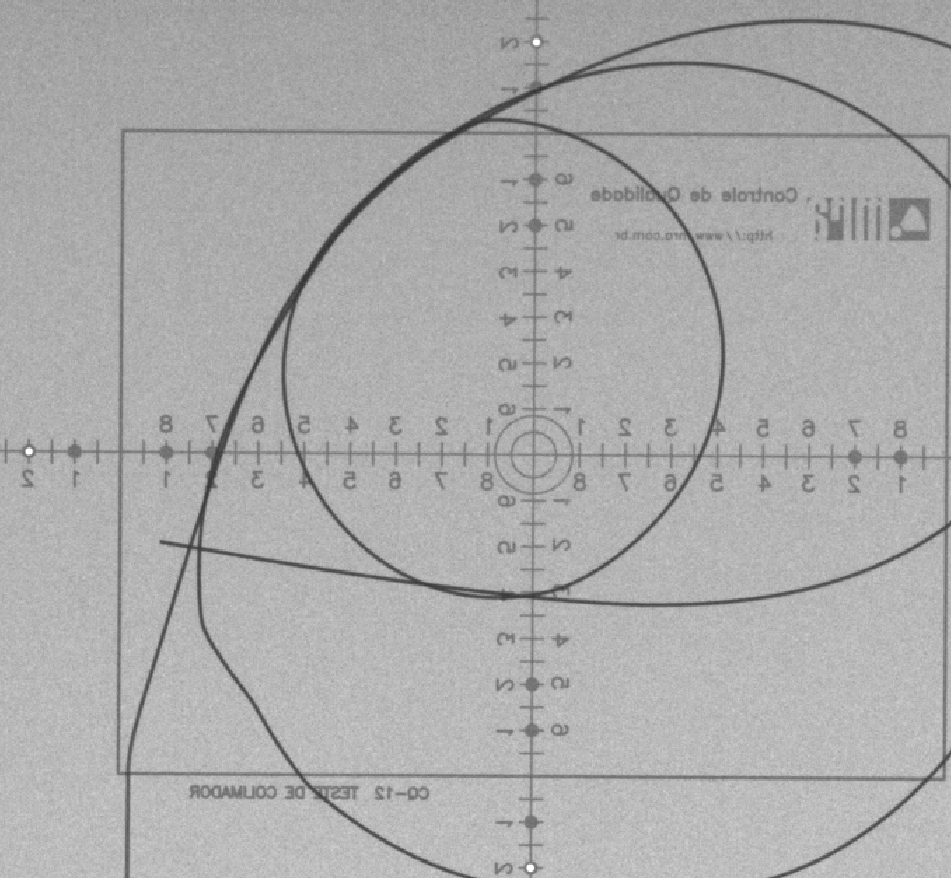
#> input picture ArtheryDetection/fios.PNG, 951 x 878 px, found by its file name
$ python test2.py
#> lines starting #> are read from the running program, lines starting #| are printed output that depends on the picture; after the words box and inside, x2 and y2 are one past the last pixel; in counts of white or black regions, pixels touching at a corner belong together
import cv2
import numpy as np

# Carregar a imagem
imagem = cv2.imread('fios.png')
#> imagem is the input picture: shape (878, 951, 3); min 49, max 255, mean 172.3

# Converter para escala de cinza
imagem_cinza = cv2.cvtColor(imagem, cv2.COLOR_BGR2GRAY)

# Aplicar um filtro para reduzir o ruído
imagem_suavizada = cv2.GaussianBlur(imagem_cinza, (5, 5), 0)

# Detectar bordas usando o algoritmo de Canny
bordas = cv2.Canny(imagem_suavizada, 50, 150)
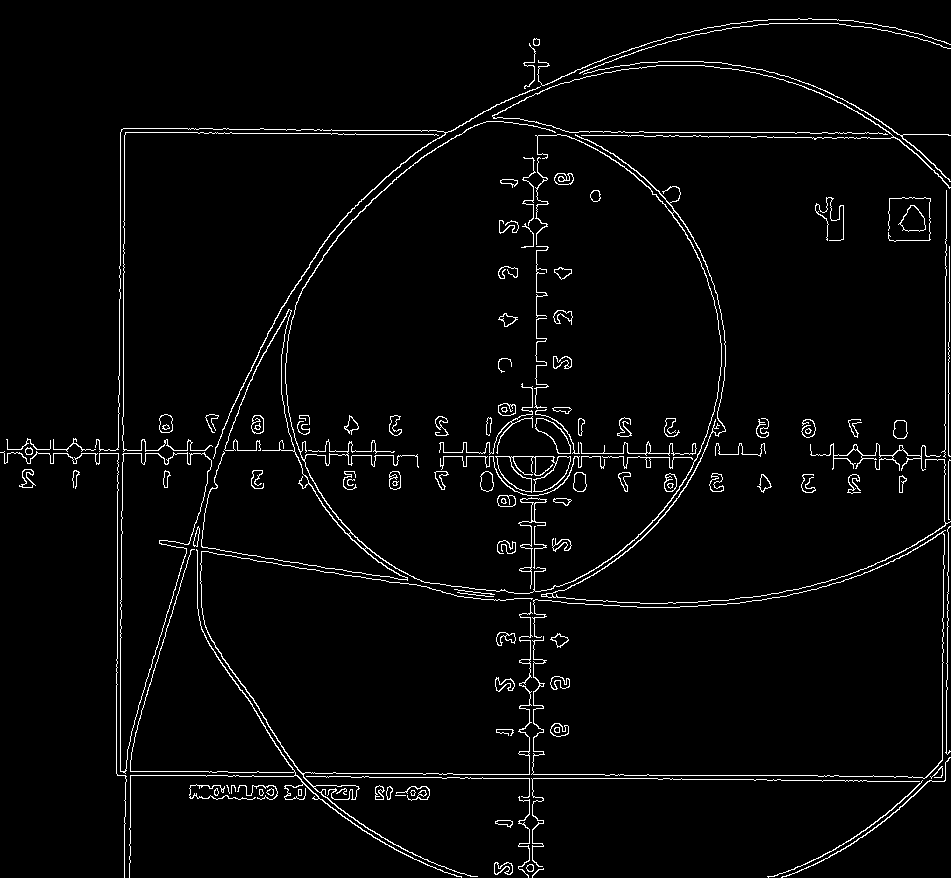
#> bordas: shape (878, 951); 3.2% white in thin lines or dots

# Encontrar os contornos na imagem de bordas
contornos, _ = cv2.findContours(bordas, cv2.RETR_TREE, cv2.CHAIN_APPROX_SIMPLE)
#> contornos = 213 contours, 72 with area under 20; largest, box (x1, y1, x2, y2) and area: (120, 452, 212, 774) 14602, (120, 453, 212, 772) 14554, (495, 456, 571, 493) 1202, (201, 121, 951, 604) 1016, (535, 418, 571, 454) 578

# Função para calcular a distância de um ponto a um contorno
def distancia_ponto_contorno(ponto, contorno):
    distancias = np.sqrt((contorno[:, 0, 0] - ponto[0])**2 + (contorno[:, 0, 1] - ponto[1])**2)
    return np.min(distancias)

# Polilinha indicada pelo usuário (uma lista de pontos (x, y))
polilinha_usuario = [(128, 871), (128, 768), (130, 746), (146, 690), (162, 638), (187, 553)]
# Tolerância para a distância (ajuste conforme necessário)
tolerancia = 1.1

# Filtrar contornos com base na polilinha do usuário
contornos_filtrados = []
for contorno in contornos:
    for ponto in polilinha_usuario:
        if distancia_ponto_contorno(ponto, contorno) < tolerancia:
            contornos_filtrados.append(contorno)
            break
#> this loop made 213 passes
#> after the loop, contornos_filtrados = 3 contours; box (x1, y1, x2, y2) and area: (120, 452, 212, 774) 14602, (120, 453, 212, 772) 14554, (129, 549, 462, 878) 210

# Desenhar os contornos filtrados na imagem original
imagem_com_contornos = imagem.copy()
imagem_com_contornos2 = imagem.copy()
cv2.drawContours(imagem_com_contornos, contornos_filtrados, -1, (255, 0, 0), 1)
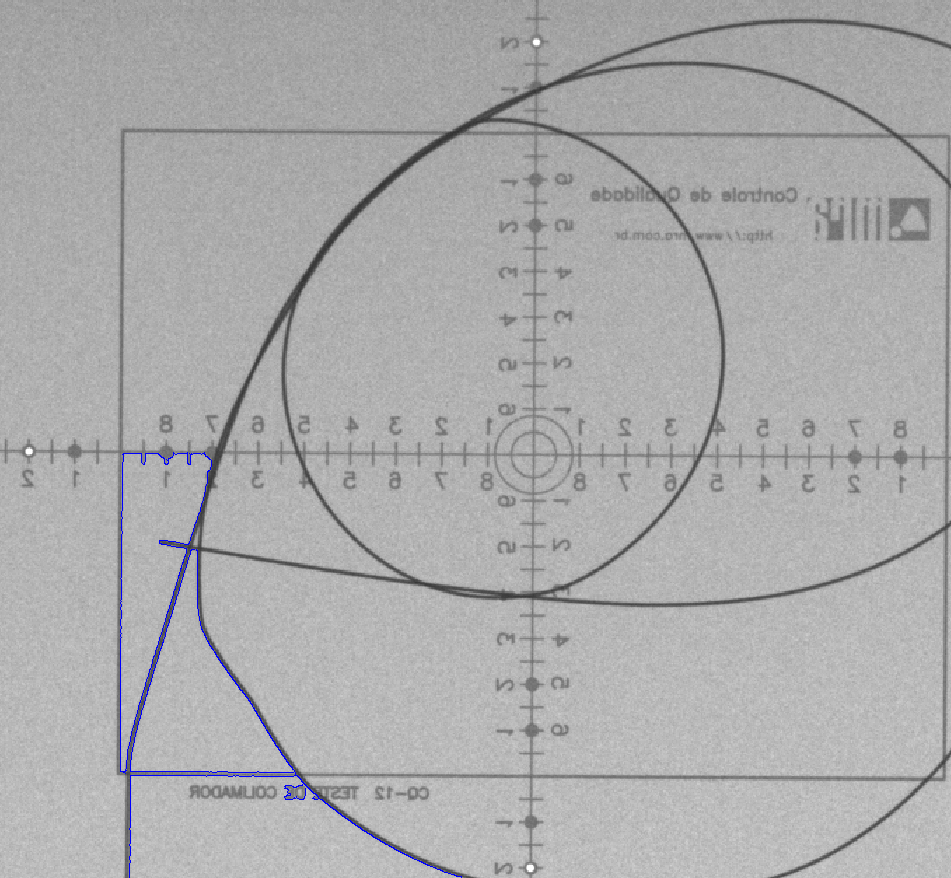
#> imagem_com_contornos: shape (878, 951, 3); 0.26% of pixels changed, all inside (x1, y1, x2, y2) = (120, 452, 462, 878)
cv2.drawContours(imagem_com_contornos2, contornos, -1, (0, 255, 0), 1)
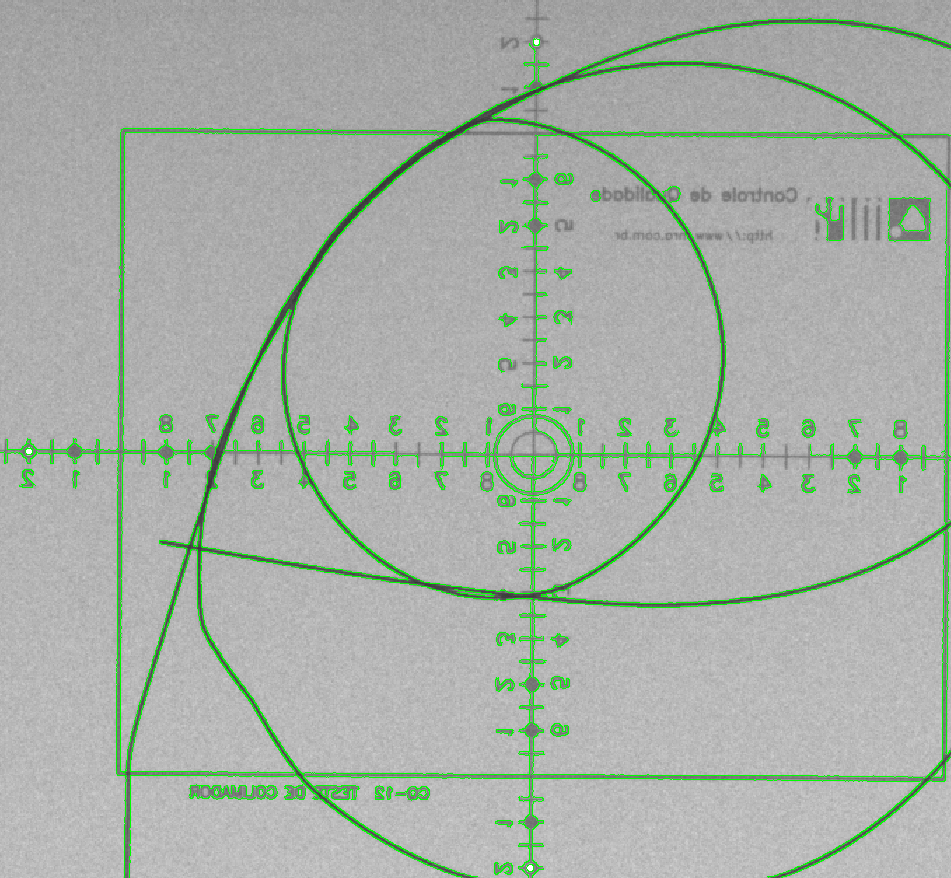
#> imagem_com_contornos2: shape (878, 951, 3); 3.16% of pixels changed, all inside (x1, y1, x2, y2) = (0, 18, 951, 878)
#> (the run stopped early here; a loop or call above may not have finished)
